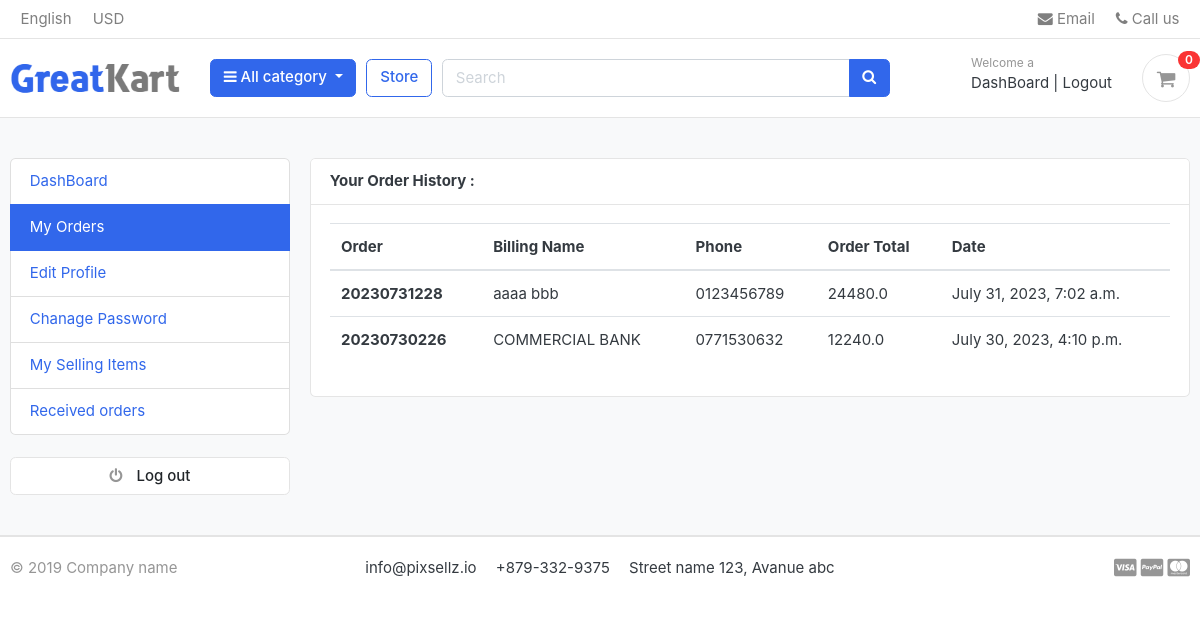
Screenshot of /accounts/my_orders/ (signed in) with the database file from the repository.
### accounts/models.py (models this page shows, shortened)
class Account(AbstractBaseUser):
    first_name   = models.CharField(max_length=50)
    last_name    = models.CharField(max_length=50)
    username     = models.CharField(max_length=50 ,unique=True)
    email        = models.EmailField(max_length=100 , unique=True)
    phone_number = models.CharField(max_length=50)
    date_joined     =models.DateTimeField(auto_now_add=True)
    last_login      =models.DateTimeField(auto_now_add=True)
    is_admin        =models.BooleanField(default=False)
    is_staff        =models.BooleanField(default=False)
    is_active       =models.BooleanField(default=False)
    is_superadmin   =models.BooleanField(default=False)
    USERNAME_FIELD = 'email'
    REQUIRED_FIELDS = ['username','first_name' , 'last_name']
    objects =MyAccountManager()

### orders/models.py (models this page shows, shortened)
class Order(models.Model):
    STATUS = (
        ('New', 'New'),
        ('Accepted', 'Accepted'),
        ('Completed', 'Completed'),
        ('Cancelled', 'Cancelled'),
    )
    user = models.ForeignKey(Account, on_delete=models.SET_NULL, null=True)
    payment = models.ForeignKey(Payment, on_delete=models.SET_NULL, blank=True, null=True)
    order_number = models.CharField(max_length=20)
    first_name = models.CharField(max_length=50)
    last_name = models.CharField(max_length=50)
    phone = models.CharField(max_length=15)
    email = models.EmailField(max_length=50)
    address_line_1 = models.CharField(max_length=50)
    address_line_2 = models.CharField(max_length=50, blank=True)
    country = models.CharField(max_length=50)
    state = models.CharField(max_length=50)
    city = models.CharField(max_length=50)
    order_note = models.CharField(max_length=100, blank=True)
    order_total = models.FloatField()
    tax = models.FloatField()
    status = models.CharField(max_length=10, choices=STATUS, default='New')
    ip = models.CharField(blank=True, max_length=20)
    is_ordered = models.BooleanField(default=False)
    created_at = models.DateTimeField(auto_now_add=True)
    updated_at = models.DateTimeField(auto_now=True)
    def full_name(self):
        return f'{self.first_name} {self.last_name}'
    def __str__(self):
        return self.first_name

### accounts/views.py (the view)
# urls.py: path('my_orders/', views.my_orders, name='my_orders'),
def my_orders(request):
    orders = Order.objects.filter(user = request.user , is_ordered = True ).order_by('-created_at')
    print(orders)
    context ={
        'orders':orders
    }
    return render(request , 'accounts/my_orders.html' , context)

### carts/context_processors.py (called while the page is built)
def counter(request):
    cart_counter = 0
    if 'admin' in request.path:
        return {}
    else:
        try:
            cart = Cart.objects.filter(cart_id = _cart_id(request))
            if request.user.is_authenticated:
                cart_items =CartItem.objects.all().filter(user = request.user)
            else:
                cart_items = CartItem.objects.all().filter(cart = cart[:1])
            for cart_item in cart_items:
                cart_counter += cart_item.quantity
        except Cart.DoesNotExist:
            cart_counter =0
    return dict(cart_counter = cart_counter)

### carts/views.py (called while the page is built)
def _cart_id(request):
    cart = request.session.session_key
    if not cart:
        cart = request.session.create()
    return cart

### category/context_processors.py (called while the page is built)
def menu_links(request):
    links = Category.objects.all()
    return dict(links = links)

### category/models.py (called while the page is built)
    def get_url(self):
        return reverse('product_by_category' ,args=[self.slug])

### templates/accounts/my_orders.html (shortened to what this page needs)
{% extends 'base.html' %}
{% block content %}
<section class="section-conten padding-y bg">
    <div class="container">
        <div class="row">
       {% include 'root/dashboard_sidebar.html' %}
        <main class="col-md-9">
            <article class="card">
            <header class="card-header">
                <strong class="d-inline-block mr-3">Your Order History :</strong>
            </header>
            <div class="card-body">
                <div class="row">
                        <div class="col-md-12">
                            <table class="table table-hover">
                                <thead>
                                  <tr>
                                    <th scope="col">Order</th>
                                    <th scope="col">Billing Name</th>
                                    <th scope="col">Phone</th>
                                    <th scope="col">Order Total</th>
                                    <th scope="col">Date</th>
                                </tr>
                                </thead>
                                <tbody>
                                    {% for order in orders %}
                                  <tr>
                                    <th scope="row">{{ order.order_number }}</th>
                                    <td>{{ order.full_name }}</td>
                                    <td>{{ order.phone }}</td>
                                    <td>{{ order.order_total }}</td>
                                    <td>{{ order.created_at }}</td>
                                  </tr>
                                    {% endfor %}
                                </tbody>
                              </table>
                        </div>
            </div>
            </article>
        </main>
    </div>
    </div>
    </section>
{% endblock %}%

### templates/root/header.html (shortened to what this page needs)
{% load static %}
<header class="section-header">
    <nav class="navbar p-md-0 navbar-expand-sm navbar-light border-bottom">
    <div class="container">
      <div class="collapse navbar-collapse" id="navbarTop4">
        <ul class="navbar-nav mr-auto">
            <li class="nav-item dropdown">
                 <a href="#" class="nav-link">   English </a>
            </li>
            <li class="nav-item dropdown">
                <a href="#" class="nav-link"> USD </a>
            </li>
        </ul>
        <ul class="navbar-nav">
            <li><a href="#" class="nav-link"> <i class="fa fa-envelope"></i> Email </a></li>
            <li><a href="#" class="nav-link"> <i class="fa fa-phone"></i> Call us </a></li>
        </ul>
      </div>
    </div>
    </nav>
    <section class="header-main border-bottom">
        <div class="container">
    <div class="row align-items-center">
        <div class="col-lg-2 col-md-3 col-6">
            <a href="{% url 'home' %}" class="brand-wrap">
                <img class="logo" src={%static "./images/logo.png"%}>
            </a>
        </div>
        <div class="col-lg col-sm col-md col-6 flex-grow-0">
            <div class="category-wrap dropdown d-inline-block float-right">
                <button type="button" class="btn btn-primary dropdown-toggle" data-toggle="dropdown">
                    <i class="fa fa-bars"></i> All category
                </button>
            </div>
        </div>
        <a href="{% url 'store' %}" class="btn btn-outline-primary">Store</a>
        <div class="col-lg  col-md-6 col-sm-12 col">
            <form action="{% url 'search' %}" class="search" method='GET'>
                <div class="input-group w-100">
                    <input type="text" class="form-control" style="width:60%;" placeholder="Search" name= "keyword" >
                    <div class="input-group-append">
                      <button class="btn btn-primary" type="submit">
                        <i class="fa fa-search"></i>
                      </button>
                    </div>
                </div>
            </form>
        </div>
        <div class="col-lg-3 col-sm-6 col-8 order-2 order-lg-3">
                    <div class="d-flex justify-content-end mb-3 mb-lg-0">
                        {% if user.id  is  None %}
                        <div class="widget-header">
                            <small class="title text-muted">Welcome guest!</small>
                            <div>
                                <a href="{% url 'login' %}">Sign in</a> <span class="dark-transp"> | </span>
                                <a href="{% url 'register' %}"> Register</a>
                            </div>
                        </div>
                        {% else %}
                        <div class="widget-header">
                            <small class="title text-muted">Welcome {{ user.first_name }}</small>
                            <div>
                                <a href="{% url 'dashboard' %}">DashBoard</a> <span class="dark-transp"> | </span>
                                <a href="{% url 'logout' %}"> Logout</a>
                            </div>
                        </div>
                        {% endif %}
                        <a href={% url 'cart' %} class="widget-header pl-3 ml-3">
                            <div class="icon icon-sm rounded-circle border"><i class="fa fa-shopping-cart"></i></div>
                            <span class="badge badge-pill badge-danger notify">{{cart_counter }}</span>
                        </a>
                    </div>
                </div>
    </div>
        </div>
    </section>
    </header>

### static/css/ui.css (style rules this page uses)
html { font-family: "Inter", sans-serif; font-size: 15px; }
.icon-xs, .icon-sm, .icon-md, .icon-lg { display: inline-block; text-align: center; flex-shrink: 0; flex-grow: 0; }
.icon-sm { width: 48px; height: 48px; line-height: 48px !important; font-size: 20px; }
.padding-y { padding-top: 40px; padding-bottom: 40px; }
article:after, .form-group:after { display: block; clear: both; content: ""; }
.bg { background-color: #f8f9fa; }
.header-main { position: relative; padding-top: 1rem; padding-bottom: 1rem; }
.brand-wrap .logo, .navbar-brand .logo { margin-right: 7px; max-height: 42px; display: inline-block; }
.widget-header { display: inline-block; vertical-align: middle; position: relative; }
.widget-header a { color: #343a40; }
.widget-header i { color: #969696; }
.widget-header .title { display: block; }
.widget-header .notify { position: absolute; top: -3px; right: -10px; }
.notify { position: absolute; top: -4px; right: -10px; display: inline-block; padding: 0.25em 0.6em; font-size: 12px; line-height: 1; text-align: center; border-radius: 3rem; color: #fff; background-color: #fa3434; }

### rows the page displays
Account: first_name "a"
Order: order_number "20230731228", full_name "aaaa bbb", phone "0123456789", order_total "24480.0", created_at "July 31, 2023, 7:02 a.m."
Order: order_number "20230730226", full_name "COMMERCIAL BANK", phone "0771530632", order_total "12240.0", created_at "July 30, 2023, 4:10 p.m."

### other values shown
{{ cart_counter }} "0"
